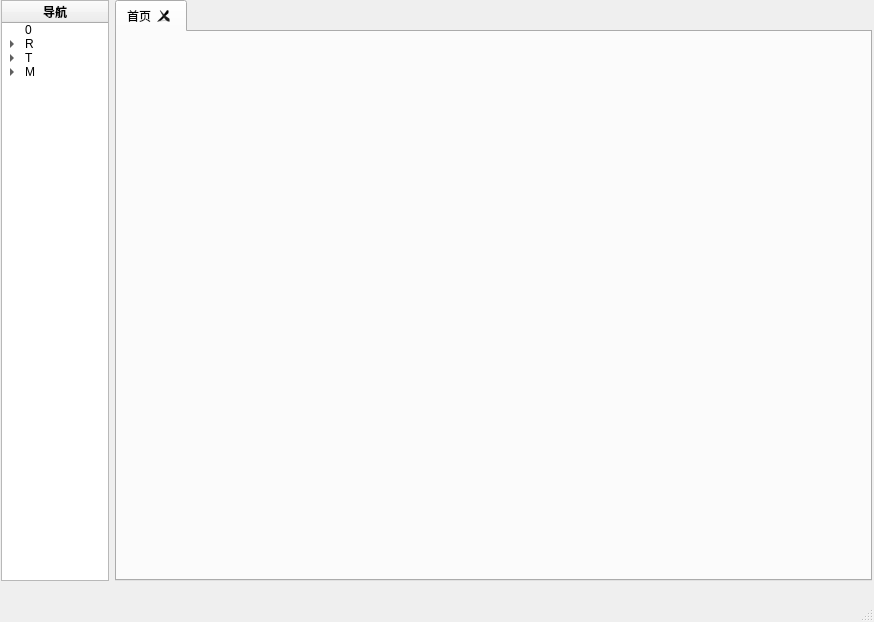
<?xml version="1.0" encoding="UTF-8"?>
<ui version="4.0">
 <class>RmtMainWindow</class>
 <widget class="QMainWindow" name="RmtMainWindow">
  <property name="geometry">
   <rect>
    <x>0</x>
    <y>0</y>
    <width>874</width>
    <height>622</height>
   </rect>
  </property>
  <property name="windowTitle">
   <string>MainWindow</string>
  </property>
  <widget class="QWidget" name="centralwidget">
   <property name="sizePolicy">
    <sizepolicy hsizetype="Expanding" vsizetype="Expanding">
     <horstretch>0</horstretch>
     <verstretch>0</verstretch>
    </sizepolicy>
   </property>
   <property name="minimumSize">
    <size>
     <width>0</width>
     <height>480</height>
    </size>
   </property>
   <widget class="QWidget" name="layoutWidget">
    <property name="geometry">
     <rect>
      <x>1</x>
      <y>0</y>
      <width>871</width>
      <height>581</height>
     </rect>
    </property>
    <layout class="QHBoxLayout" name="horizontalLayout" stretch="1,7">
     <item>
      <widget class="QTreeWidget" name="treeWidget">
       <column>
        <property name="text">
         <string>导航</string>
        </property>
        <property name="font">
         <font>
          <weight>75</weight>
          <bold>true</bold>
         </font>
        </property>
        <property name="textAlignment">
         <set>AlignCenter</set>
        </property>
       </column>
       <item>
        <property name="text">
         <string>0</string>
        </property>
       </item>
       <item>
        <property name="text">
         <string>R</string>
        </property>
        <item>
         <property name="text">
          <string>R1</string>
         </property>
        </item>
        <item>
         <property name="text">
          <string>R2</string>
         </property>
        </item>
       </item>
       <item>
        <property name="text">
         <string>T</string>
        </property>
        <item>
         <property name="text">
          <string>T1</string>
         </property>
        </item>
        <item>
         <property name="text">
          <string>T2</string>
         </property>
        </item>
       </item>
       <item>
        <property name="text">
         <string>M</string>
        </property>
        <item>
         <property name="text">
          <string>M1</string>
         </property>
        </item>
        <item>
         <property name="text">
          <string>M2</string>
         </property>
        </item>
       </item>
      </widget>
     </item>
     <item>
      <widget class="QTabWidget" name="tabWidget">
       <property name="currentIndex">
        <number>0</number>
       </property>
       <property name="documentMode">
        <bool>false</bool>
       </property>
       <property name="tabsClosable">
        <bool>true</bool>
       </property>
       <property name="movable">
        <bool>true</bool>
       </property>
       <widget class="RmtmwHomePage" name="tab">
        <attribute name="title">
         <string>首页</string>
        </attribute>
       </widget>
      </widget>
     </item>
    </layout>
   </widget>
  </widget>
  <widget class="QMenuBar" name="menubar">
   <property name="geometry">
    <rect>
     <x>0</x>
     <y>0</y>
     <width>874</width>
     <height>21</height>
    </rect>
   </property>
  </widget>
  <widget class="QStatusBar" name="statusbar"/>
 </widget>
 <customwidgets>
  <customwidget>
   <class>RmtmwHomePage</class>
   <extends>QWidget</extends>
   <header>rmtmwhomepage.h</header>
   <container>1</container>
  </customwidget>
 </customwidgets>
 <resources/>
 <connections/>
</ui>
